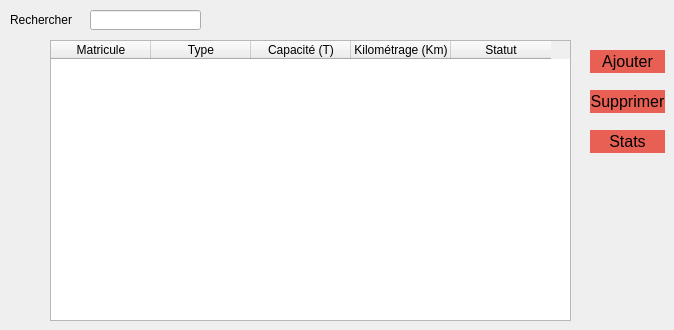
          <widget class="QWidget" name="page_4">
           <widget class="QTableWidget" name="table_modif">
            <property name="enabled">
             <bool>true</bool>
            </property>
            <property name="geometry">
             <rect>
              <x>50</x>
              <y>40</y>
              <width>521</width>
              <height>281</height>
             </rect>
            </property>
            <column>
             <property name="text">
              <string>Matricule</string>
             </property>
            </column>
            <column>
             <property name="text">
              <string>Type</string>
             </property>
            </column>
            <column>
             <property name="text">
              <string>Capacité (T)</string>
             </property>
            </column>
            <column>
             <property name="text">
              <string>Kilométrage (Km)</string>
             </property>
            </column>
            <column>
             <property name="text">
              <string>Statut</string>
             </property>
            </column>
           </widget>
           <widget class="QLineEdit" name="ln1">
            <property name="geometry">
             <rect>
              <x>90</x>
              <y>10</y>
              <width>111</width>
              <height>20</height>
             </rect>
            </property>
            <property name="text">
             <string/>
            </property>
           </widget>
           <widget class="QLabel" name="label_6">
            <property name="geometry">
             <rect>
              <x>10</x>
              <y>12</y>
              <width>71</width>
              <height>16</height>
             </rect>
            </property>
            <property name="text">
             <string>Rechercher </string>
            </property>
           </widget>
           <widget class="QPushButton" name="y1">
            <property name="geometry">
             <rect>
              <x>590</x>
              <y>50</y>
              <width>75</width>
              <height>23</height>
             </rect>
            </property>
            <property name="styleSheet">
             <string notr="true">QPushButton {
 background-color:#e86054;  /* Green */ 
  border: none;
 /* color: gray; 
  padding: 15px 32px;*/
  text-align: center;
  font-size: 16px;
	border:9px;
}
QPushButton:hover{

background-color:#e0987b;
color:#7d2b20;
}
QPushButton:click{

background-color:#FCDBCE;
}</string>
            </property>
            <property name="text">
             <string>Ajouter</string>
            </property>
           </widget>
           <widget class="QPushButton" name="y2">
            <property name="geometry">
             <rect>
              <x>590</x>
              <y>90</y>
              <width>75</width>
              <height>23</height>
             </rect>
            </property>
            <property name="styleSheet">
             <string notr="true">QPushButton {
 background-color:#e86054;  /* Green */ 
  border: none;
 /* color: gray; 
  padding: 15px 32px;*/
  text-align: center;
  font-size: 16px;
	border:9px;
}
QPushButton:hover{

background-color:#e0987b;
color:#7d2b20;
}
QPushButton:click{

background-color:#FCDBCE;
}</string>
            </property>
            <property name="text">
             <string>Supprimer</string>
            </property>
           </widget>
           <widget class="QPushButton" name="y3">
            <property name="geometry">
             <rect>
              <x>590</x>
              <y>130</y>
              <width>75</width>
              <height>23</height>
             </rect>
            </property>
            <property name="styleSheet">
             <string notr="true">QPushButton {
 background-color:#e86054;  /* Green */ 
  border: none;
 /* color: gray; 
  padding: 15px 32px;*/
  text-align: center;
  font-size: 16px;
	border:9px;
}
QPushButton:hover{

background-color:#e0987b;
color:#7d2b20;
}
QPushButton:click{

background-color:#FCDBCE;
}</string>
            </property>
            <property name="text">
             <string>Stats</string>
            </property>
           </widget>
          </widget>
